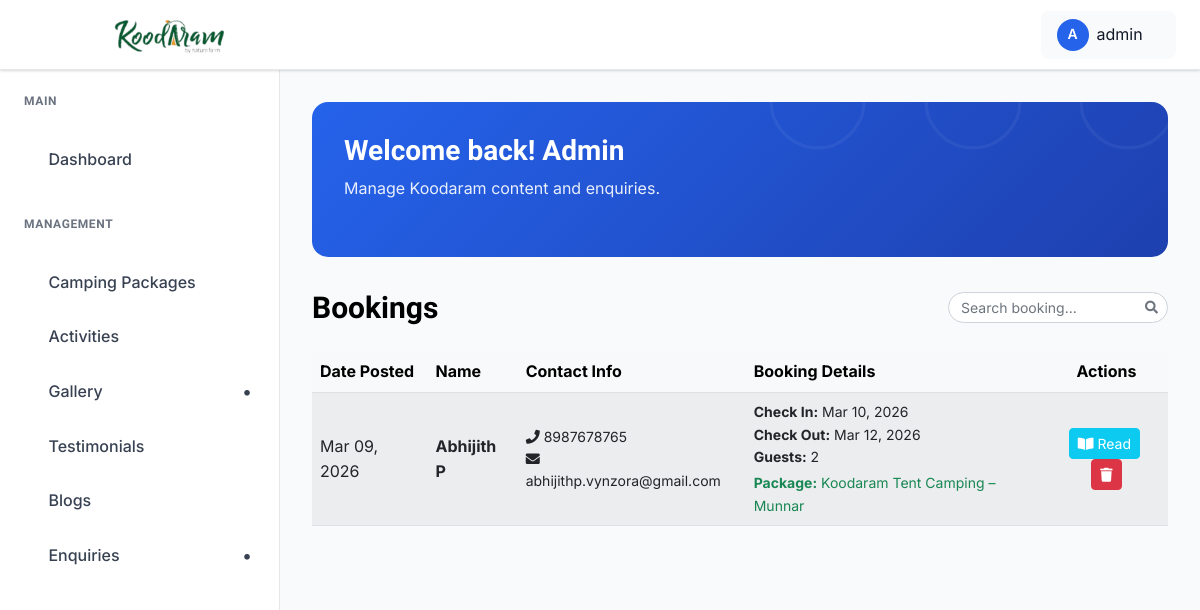
The page /dashboard/bookings/ (signed in) on the database as committed earlier.
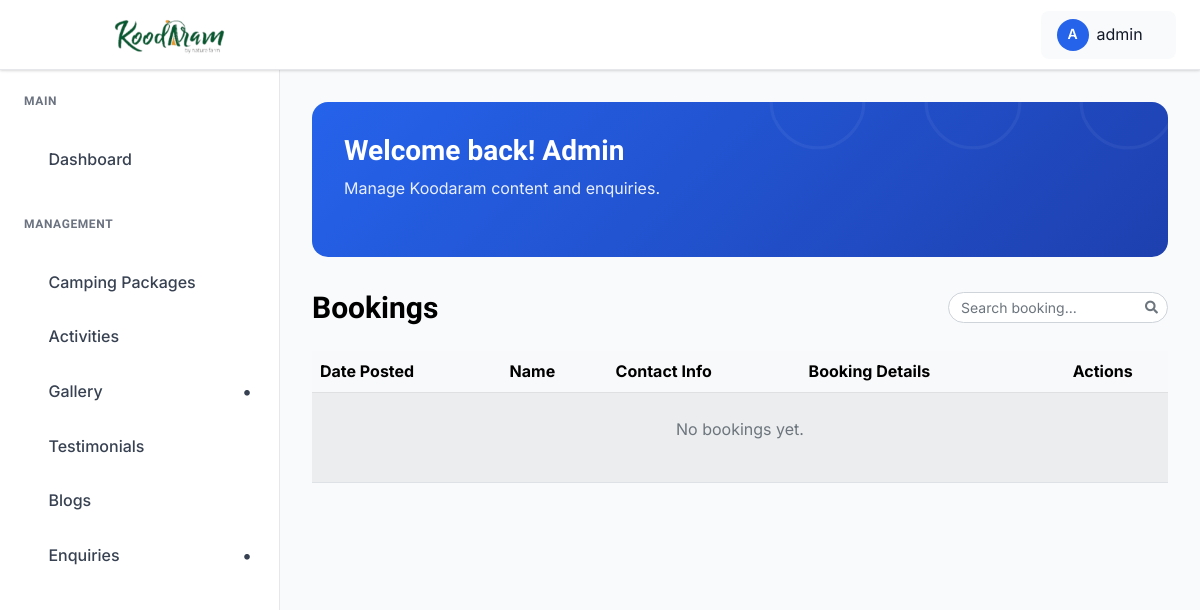
The same page on the database as committed later.
### koodaram_app/models.py (models this page shows, shortened)
class Booking(models.Model):
    name = models.CharField(max_length=100)
    email = models.EmailField()
    phone = models.CharField(max_length=20)
    check_in = models.DateField()
    check_out = models.DateField()
    camping_package = models.ForeignKey(CampingPackage, on_delete=models.SET_NULL, null=True, blank=True)
    guests = models.IntegerField()
    message = models.TextField(blank=True)
    created_at = models.DateTimeField(auto_now_add=True)

class CampingPackage(models.Model):
    name = models.CharField(max_length=200)
    slug = models.SlugField(unique=True, blank=True)
    description = models.TextField()
    main_image = models.ImageField(upload_to="camping/")
    check_in = models.CharField(max_length=20)
    check_out = models.CharField(max_length=20)
    normal_price = models.DecimalField(max_digits=10, decimal_places=2)
    special_price = models.DecimalField(max_digits=10, decimal_places=2)
    extra_person_price = models.DecimalField(max_digits=10, decimal_places=2)
    package_items = models.TextField()
    facilities = models.TextField()
    created_at = models.DateTimeField(auto_now_add=True)
    class Meta:
        verbose_name_plural = "Camping Packages"

### koodaram_app/views.py (the view)
# urls.py: path("dashboard/bookings/", views.admin_view_bookings, name="admin_view_bookings"),
@login_required(login_url="admin_login")
def admin_view_bookings(request):
    bookings = Booking.objects.all().order_by("-created_at")
    paginator = Paginator(bookings, 10)
    page_number = request.GET.get("page")
    page_obj = paginator.get_page(page_number)
    return render(request, "admin_pages/view_bookings.html", {"bookings": page_obj})

### koodaram_app/context_processors.py (called while the page is built)
def _star_parts(rating: float) -> list[str]:
    rating = max(0.0, min(5.0, float(rating)))
    full = int(rating)
    remainder = rating - full
    half = 1 if remainder >= 0.25 and remainder < 0.75 else 0
    if remainder >= 0.75:
        full = min(5, full + 1)
    empty = max(0, 5 - full - half)
    return (["full"] * full) + (["half"] * half) + (["empty"] * empty)

def google_reviews(request) -> dict[str, Any]:
    rating = getattr(settings, "GOOGLE_REVIEW_RATING", 0.0)
    count = getattr(settings, "GOOGLE_REVIEW_COUNT", 0)
    url = getattr(settings, "GOOGLE_REVIEW_URL", "")
    return {
        "google_review_rating": rating,
        "google_review_count": count,
        "google_review_url": url,
        "google_review_stars": _star_parts(rating),
    }

### templates/admin_pages/view_bookings.html (shortened to what this page needs)
{% extends "admin_pages/base.html" %}
{% load static %}
{% block content %}
<div class="dashboard__form__wraper">
    <div class="create__course__title mb-4 d-flex flex-wrap justify-content-between align-items-center gap-2">
        <h4 class="mb-0">Bookings</h4>
        <div class="d-flex align-items-center gap-2 ms-auto">
            <div class="search-box">
                <input type="text" id="bookingSearchInput" class="form-control form-control-sm"
                    placeholder="Search booking...">
            </div>
        </div>
    </div>
    <div class="custom-table-container">
        <table class="table table-striped table-hover align-middle">
            <thead class="table-light">
                <tr>
                    <th scope="col">Date Posted</th>
                    <th scope="col">Name</th>
                    <th scope="col">Contact Info</th>
                    <th scope="col">Booking Details</th>
                    <th scope="col" class="text-center">Actions</th>
                </tr>
            </thead>
            <tbody>
                {% for booking in bookings %}
                <tr>
                    <td>{{ booking.created_at|date:"M d, Y" }}</td>
                    <td><strong>{{ booking.name }}</strong></td>
                    <td>
                        <div class="d-flex flex-column small">
                            <span><i class="fas fa-phone"></i> {{ booking.phone }}</span>
                            {% if booking.email %}<span><i class="fas fa-envelope"></i> {{ booking.email }}</span>{% endif %}
                        </div>
                    </td>
                    <td>
                        <div class="d-flex flex-column small">
                            <span><strong>Check In:</strong> {{ booking.check_in|date:"M d, Y" }}</span>
                            <span><strong>Check Out:</strong> {{ booking.check_out|date:"M d, Y" }}</span>
                            <span><strong>Guests:</strong> {{ booking.guests }}</span>
                            {% if booking.camping_package %}
                            <span class="text-success mt-1"><strong>Package:</strong> {{ booking.camping_package.name }}</span>
                            {% endif %}
                        </div>
                    </td>
                    <td class="text-center">
                        <button type="button" class="btn btn-sm btn-info me-1 text-white" data-bs-toggle="modal"
                            data-bs-target="#readBookingModal{{ booking.id }}">
                            <i class="fas fa-book-open"></i> Read
                        </button>
                        <button type="button" class="btn btn-sm btn-danger" data-bs-toggle="modal"
                            data-bs-target="#deleteBookingModal{{ booking.id }}">
                            <i class="fas fa-trash"></i>
                        </button>
                    </td>
                </tr>
                {% empty %}
                <tr>
                    <td colspan="5" class="text-center py-4">
                        <p class="text-muted">No bookings yet.</p>
                    </td>
                </tr>
                {% endfor %}
            </tbody>
        </table>
    </div>
</div>
{% endblock %}

Rows that differ between the two databases and show on the page:
removed Booking: created_at "Mar 09, 2026", name "Abhijith P", phone "8987678765", email "abhijithp.vynzora@gmail.com", check_in "Mar 10, 2026", check_out "Mar 12, 2026", guests "2", camping_package.name "Koodaram Tent Camping – Munnar"
Other text that changed with them:
text now shown: "No bookings yet."
